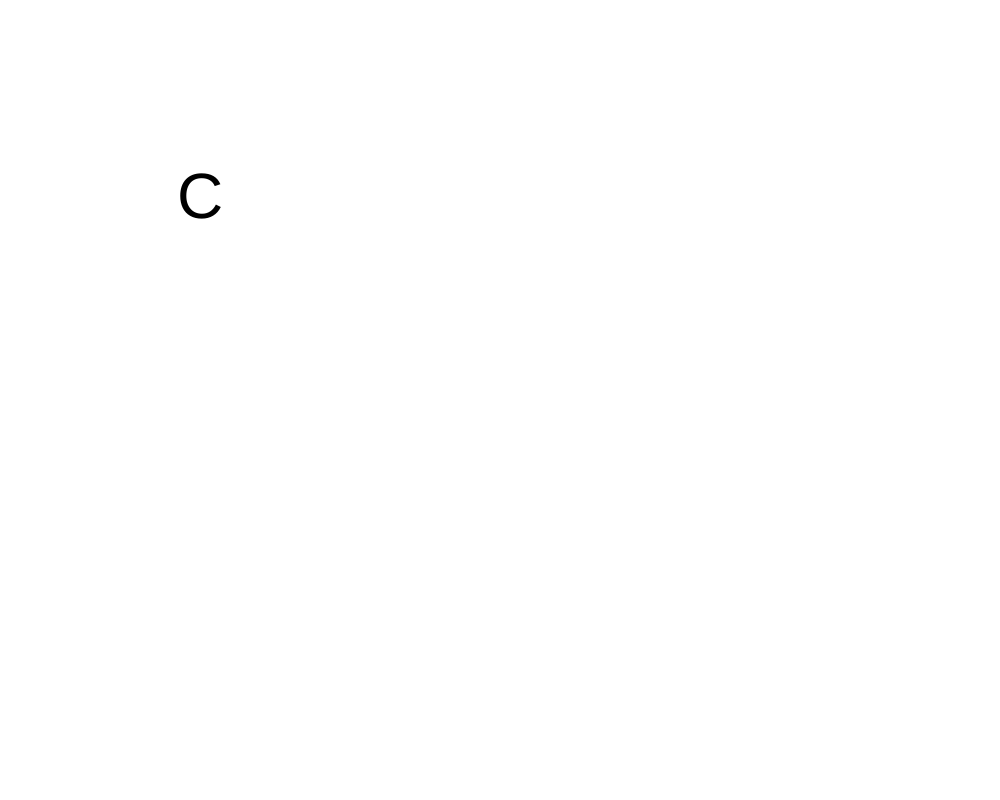
Frame 1 (no input)
Frame 60 (no input): identical to frame 1, image omitted
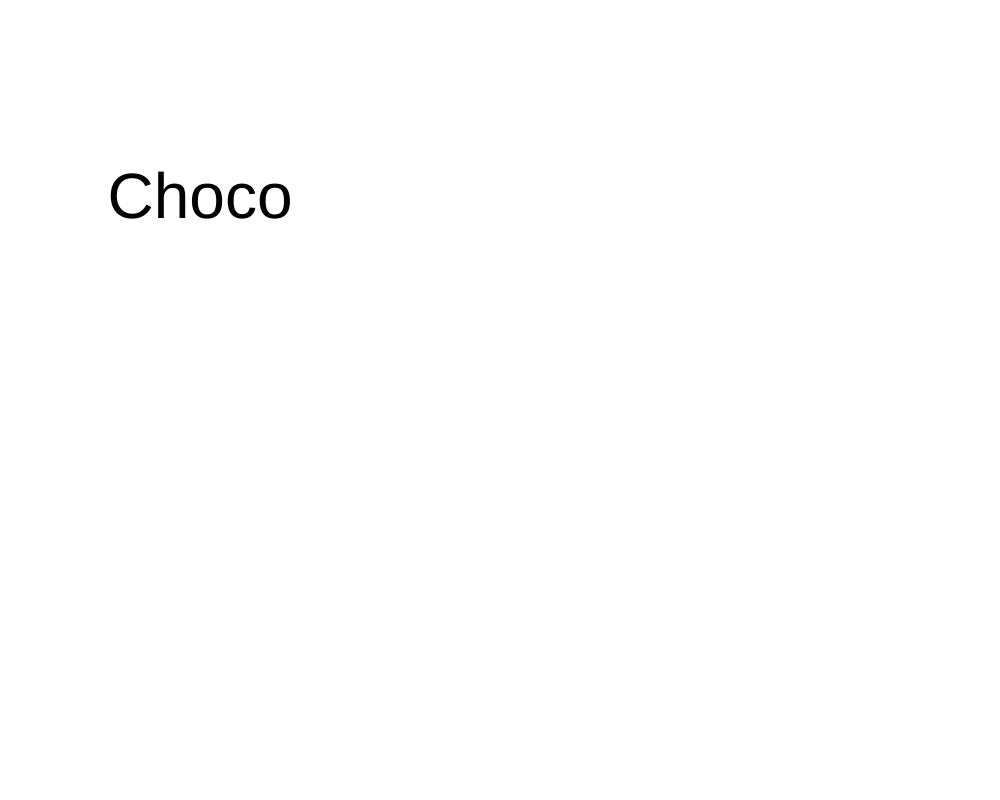
Frame 120 (the mouse pressed at the canvas centre since frame 60)

The p5.js sketch that drew these frames (run headless with seeded random() and noise() and a simulated clock; from frame 60 on, the mouse is pressed at the canvas centre):

// p5.js sketch
// ── sketch.js
function setup() {
  createCanvas(1000, 800);
}

function inicializaCores() {
  
  background("white");
  fill("black");
  textSize(64);
  textAlign(CENTER, CENTER);
}

function draw() {
  
  inicializaCores();

  let maximo = width;
  let minimo = 0;
  // mouseX, 0, width ==> 0, palavra.length
  let palavra = "Chocolate";
  let quantidade = map(mouseX, 0, width, 1, palavra.length);
  //console.log(quantidade);
  let parcial = palavra.substring(0, quantidade);
  text(parcial, 200, 200);
  
}
